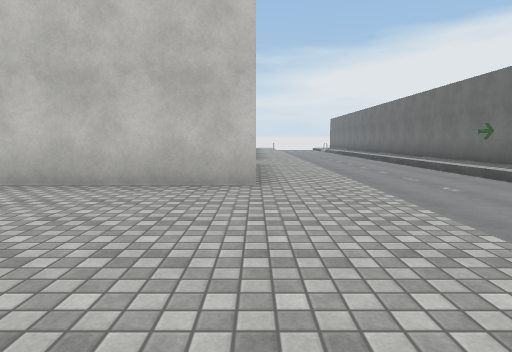
[1] (above)

18 first-person views from a walk through a Unity game level. The camera is 1.2 m above the floor, tilts 6° down and sees 75° across. The floor is counted in squares, 2 m on a side. Each view is taken from the middle of a square. On the plan, view 1 faces up. The plan holds only what a view shows up to about 10 squares ahead; the rest is blank. The place goes on beyond the plan. The player is left out. Some surface patterns are stand-ins.

[2]
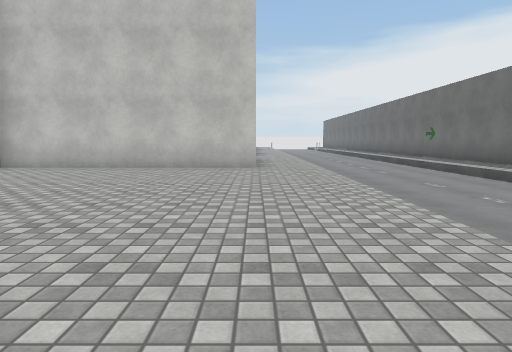

[3]
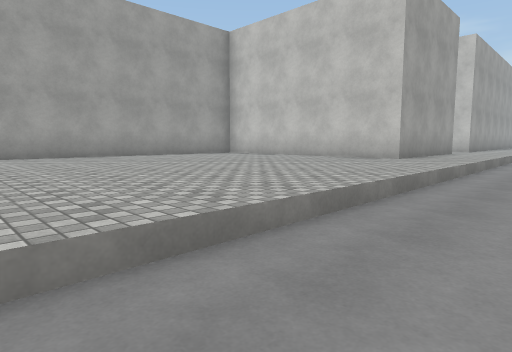

[4]
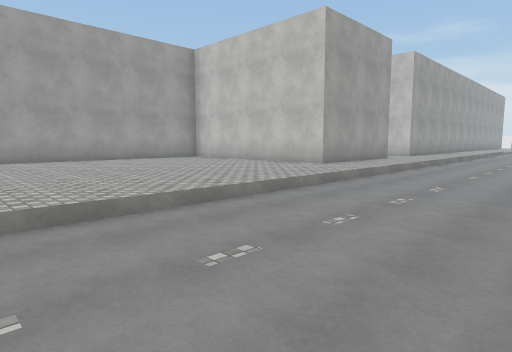

[5]
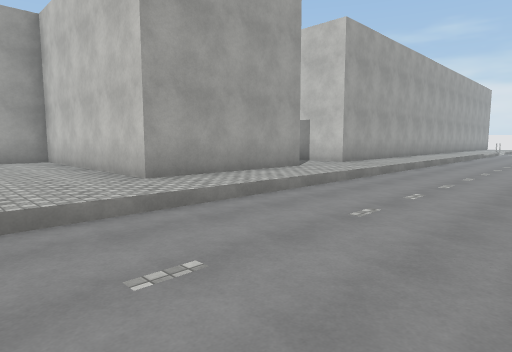

[6]
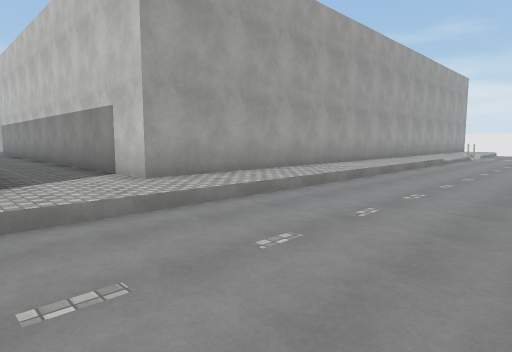

[7]
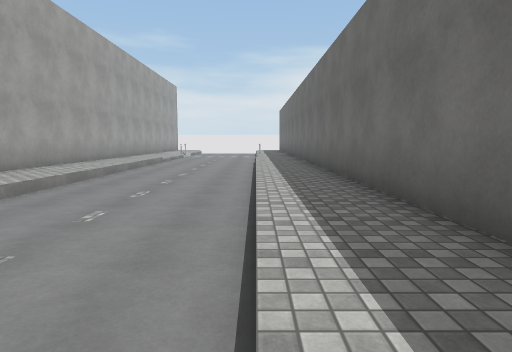

[8]
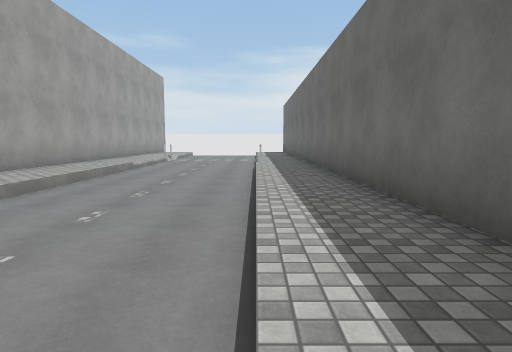

[9]
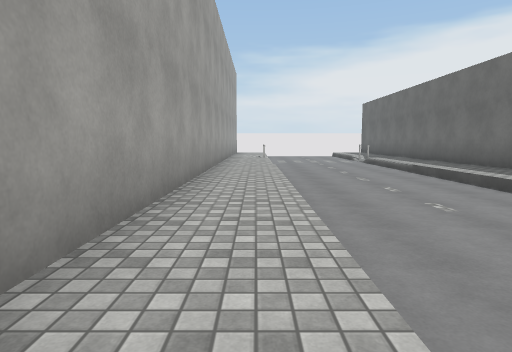

[10]
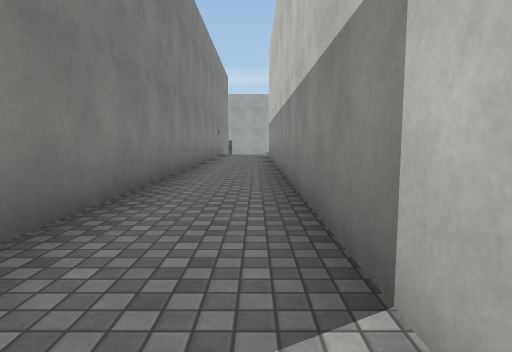

[11]
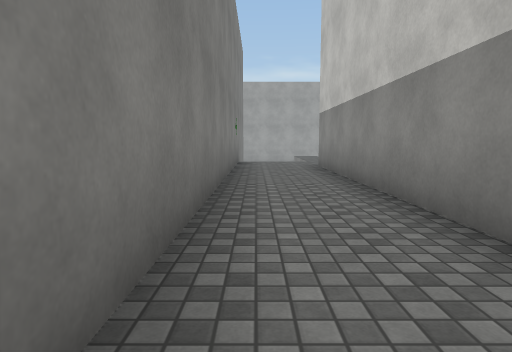

[12]
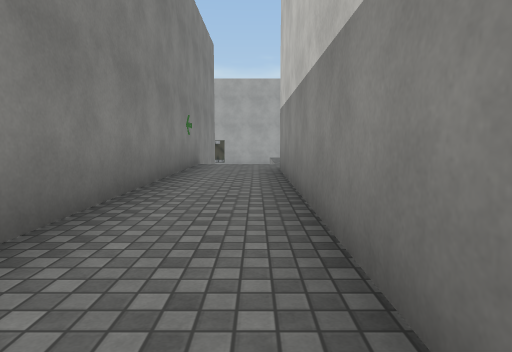

[13]
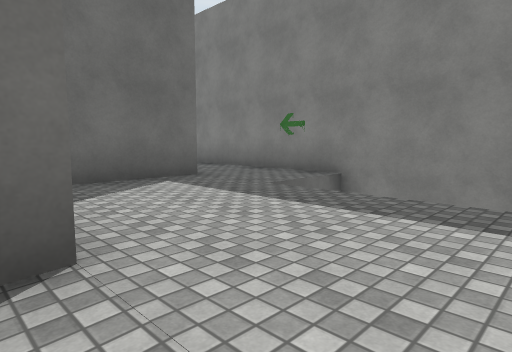

[14]
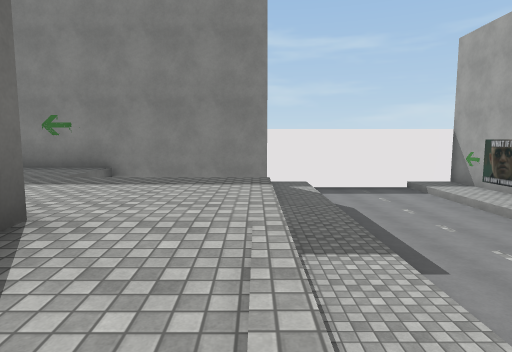

[15]
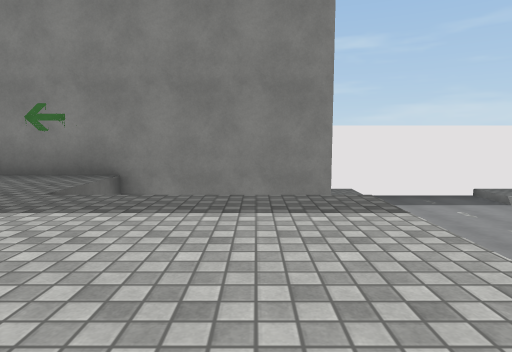

[16]
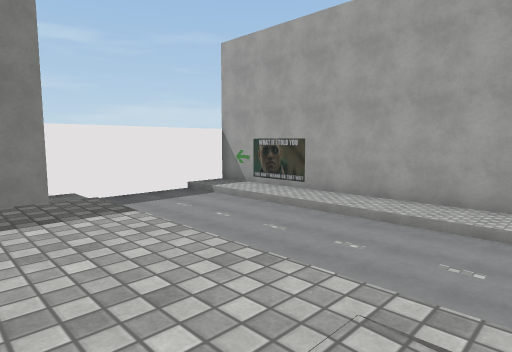

[17]
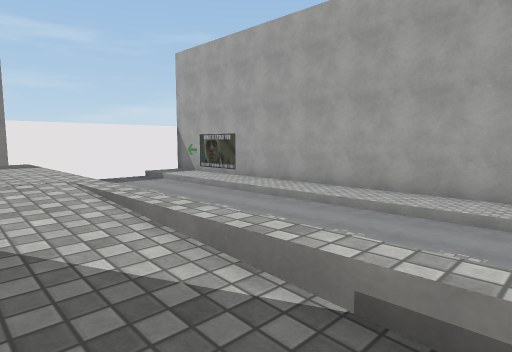

[18]
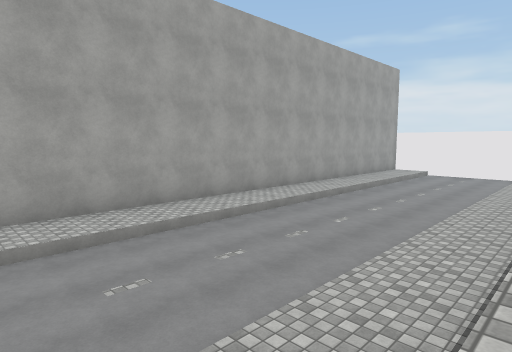

### Floor plan
Key: @ floor where view 1 was taken; # wall or solid block; . main floor; - floor 0.5 m lower than the main floor; _ floor 1.5 m lower than the main floor; < floor 2 m lower than the main floor; / step, stairs or slope; = window, fence, low wall or low ledge.
Columns run from 25 left of view 1 to 7 right of it. Each row starts with its distance up from view 1.
 22   <<<<_                  #.---..#
 21  _<<<<_                  #.---/.#
 20 #_<<<<_                  #.---/.#
 19 #_<<<<_                  #.---/.#
 18 #_<<<<_                  #.---/.#
 17 #_<<<<_//                #.---/.#
 16 #_<<<<_//                #.---/.#
 15 #_<<<<_//                #.---/.#
 14 #_<<<<_..#               #.---/.#
 13 #_<<<<_.....#            #.---/.#
 12 #_<<<<_.....#            #.---/.#
 11 #_<<<<_.....##############.---/.#
 10 #_<<<<_   <................---/.=
  9 #_<<<<_   <................---/.#
  8 #_<<<<_####=##############.---/.#
  7 #_<<<<_                  #.---/.#
  6 =_<<<<_                  #.---/.#
  5  _<<<<_            #######.---/.
  4  ######            #.......---/
  3                    #.......---/
  2                    #.......---/
  1                    #.......---/
  0                    #.....@.---/
 -1                    #.......---/
 -2                    #.......---/
 -3                          ..---/

Where each view was taken, in squares from view 1:
view 1: 0 up, 0 right, facing up
view 2: 3 down, 0 right, facing up
view 3: 3 down, 3 right, facing up-left
view 4: 3 down, 5 right, facing up-left
view 5: 2 up, 5 right, facing up-left
view 6: 8 up, 5 right, facing up-left
view 7: 8 up, 5 right, facing up
view 8: 11 up, 5 right, facing up
view 9: 12 up, 1 right, facing up
view 10: 10 up, 0 right, facing left
view 11: 9 up, 5 left, facing left
view 12: 10 up, 6 left, facing left
view 13: 14 up, 18 left, facing down-right
view 14: 16 up, 18 left, facing down
view 15: 14 up, 17 left, facing down
view 16: 14 up, 17 left, facing down-left
view 17: 17 up, 17 left, facing down-left
view 18: 13 up, 18 left, facing up-left
